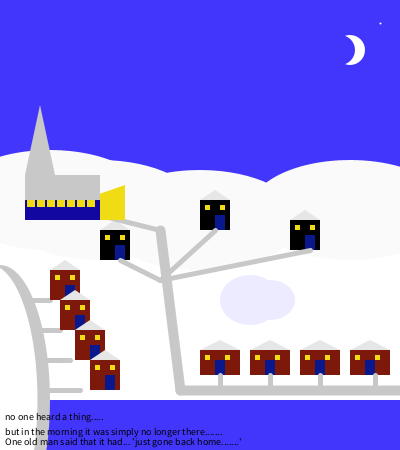
Frame 1 (no input)
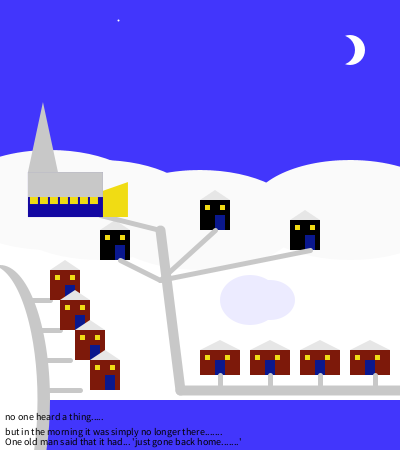
Frame 60 (the mouse pressed at the canvas centre just before this capture)
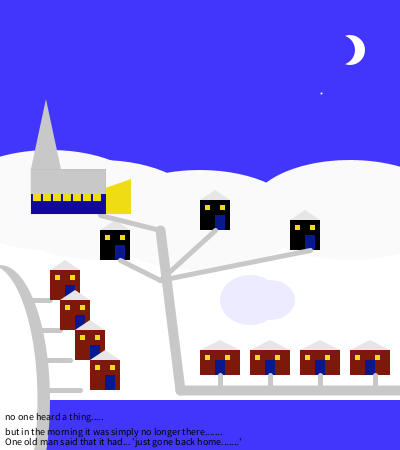
Frame 120 (the mouse held since frame 60 and released just before this capture)

The Processing sketch that drew these frames (run headless with seeded random() and noise(); from frame 60 on, the mouse is pressed at the canvas centre):

// Processing sketch: processing_180238
// ── processing_180238.pde


float chx = 25;
float chy  = 175;

void setup()
{
  size (400, 450);
}

void drawhouse1 (float h1x, float h1y)
{
  //house
  fill  (125, 25, 10);
  rect (h1x, h1y, 30, 30);
  //roof
  fill (230);
  triangle (h1x, h1y, h1x +15, h1y -10, h1x + 30, h1y);
  //windows
  fill (240, 220, 20);
  rect (h1x +5, h1y +5, 5, 5);
  rect (h1x +20, h1y +5, 5, 5);
  //door
  fill (10, 24, 142);
  rect (h1x +15, h1y +15, 10, 15);
}
void drawhouse2 (float h2x, float h2y)
{
  //house
  fill  (125, 25, 10);
  rect (h2x, h2y, 40, 25);
  //roof
  fill (230);
  triangle (h2x, h2y, h2x +20, h2y -10, h2x + 40, h2y);
  //windows
  fill (240, 220, 20);
  rect (h2x +5, h2y +5, 5, 5);
  rect (h2x +25, h2y +5, 5, 5);
  //door
  fill (10, 24, 142);
  rect (h2x +15, h2y +10, 10, 15);
}

void drawhouse3 (float h3x, float h3y)
{
  //house
  fill  (0);
  rect (h3x, h3y, 30, 30);
  //roof
  fill (230);
  triangle (h3x, h3y, h3x +15, h3y -10, h3x + 30, h3y);
  //windows
  fill (240, 220, 20);
  rect (h3x +5, h3y +5, 5, 5);
  rect (h3x +20, h3y +5, 5, 5);
  //door
  fill (10, 24, 142);
  rect (h3x +15, h3y +15, 10, 15);
}
void draw ()
{
  background (66, 54, 252);
  noStroke ();


  //sky
  fill (66, 54, 252);
  rect (random (0, width), random( 0, 50), width, height);

  //moon
  fill (255);
  ellipse (350, 50, 30, 30);
  fill (66, 54, 252);
  ellipse (340, 50, 30, 30);

  //star
  stroke (255);
  strokeWeight (2);
   point ( random (0, 400), random (0, 100));

  noStroke ();

  //foreground
  fill (255);
  rect (0, 200, 400, 200);

  fill (250);
  ellipse (50, 200, 200, 100);
  ellipse (200, 220, 200, 100);
  ellipse (350, 210, 200, 100);
  ellipse (100, 210, 200, 100);

  fill (255);
  ellipse (100, 350, 300, 100);
  ellipse (300, 350, 200, 100);
  ellipse (300, 350, 200, 100);

  //pond
  fill (236, 235, 255);
  ellipse (250, 300, 60, 50);
  ellipse (270, 300, 50, 40);
  //road
  fill (200);
  ellipse (0, 400, 100, 270);
  fill (255);
  ellipse (- 10, 400, 95, 270);
  //paths
  stroke (200);
  strokeWeight (5);
  //line ( 50, 270, 30, 270);
  line ( 50, 300, 30, 300); 
  line ( 60, 330, 35, 330);
  line ( 70, 360, 40, 360);
  line ( 80, 390, 45, 390);

  noStroke ();
  drawhouse1 (50, 270);
  drawhouse1 (60, 300);   
  drawhouse1 (75, 330);
  drawhouse1 (90, 360);

  drawhouse2 (200, 350);
  drawhouse2 (250, 350);
  drawhouse2 (300, 350);
  drawhouse2 (350, 350);
  
  drawhouse3 (100,230);
  drawhouse3 (200,200);
  drawhouse3 (290,220);
//roads
  stroke (200);
  strokeWeight (10);
  line (180, 390, width, 390);
  line (180,390, 160, 230);
  //housepaths
  strokeWeight (5);
  line (220, 385, 220, 375);
  line (270, 385, 270, 375);
  line (320, 385, 320, 375);
  line (375, 385, 375, 375);
  //hillpaths
  line(160,280, 120,260);
  line(160,280,215,230);
  line (160, 280, 310, 250);
  //churchpath
  line (160,230, 100,215);
  
  noStroke ();
//church
//light
fill (240, 220, 20);
triangle (chx, chy + 45, chx + 100, chy + 45,chx +100,chy +10);
fill (19,7,162);
rect (chx, chy, 75, 45);

//windows
  fill (240, 220, 20);
  rect (chx +2,chy + 2,8,30);
  rect (chx +12,chy +2,8,30);
  rect (chx + 22,chy + 2,8,30);
  rect (chx +32,chy +2,8,30);
  rect (chx +42,chy +2,8,30);
  rect (chx +52,chy +2,8,30);
  rect (chx +62,chy +2,8,30);
  
//steeple
fill (200);
triangle (chx,chy, chx +30, chy, chx + 15, chy - 70);
//roof
rect (chx,chy ,75, 25);

fill (0);
textSize (10);
text ("no one heard a thing..... ",5,420);
text ("but in the morning it was simply no longer there.......", 5,435);
text ("One old man said that it had... 'just gone back home.......'", 5, 445);

chx = chx + 0.05;
chy= chy - 0.05;
}
